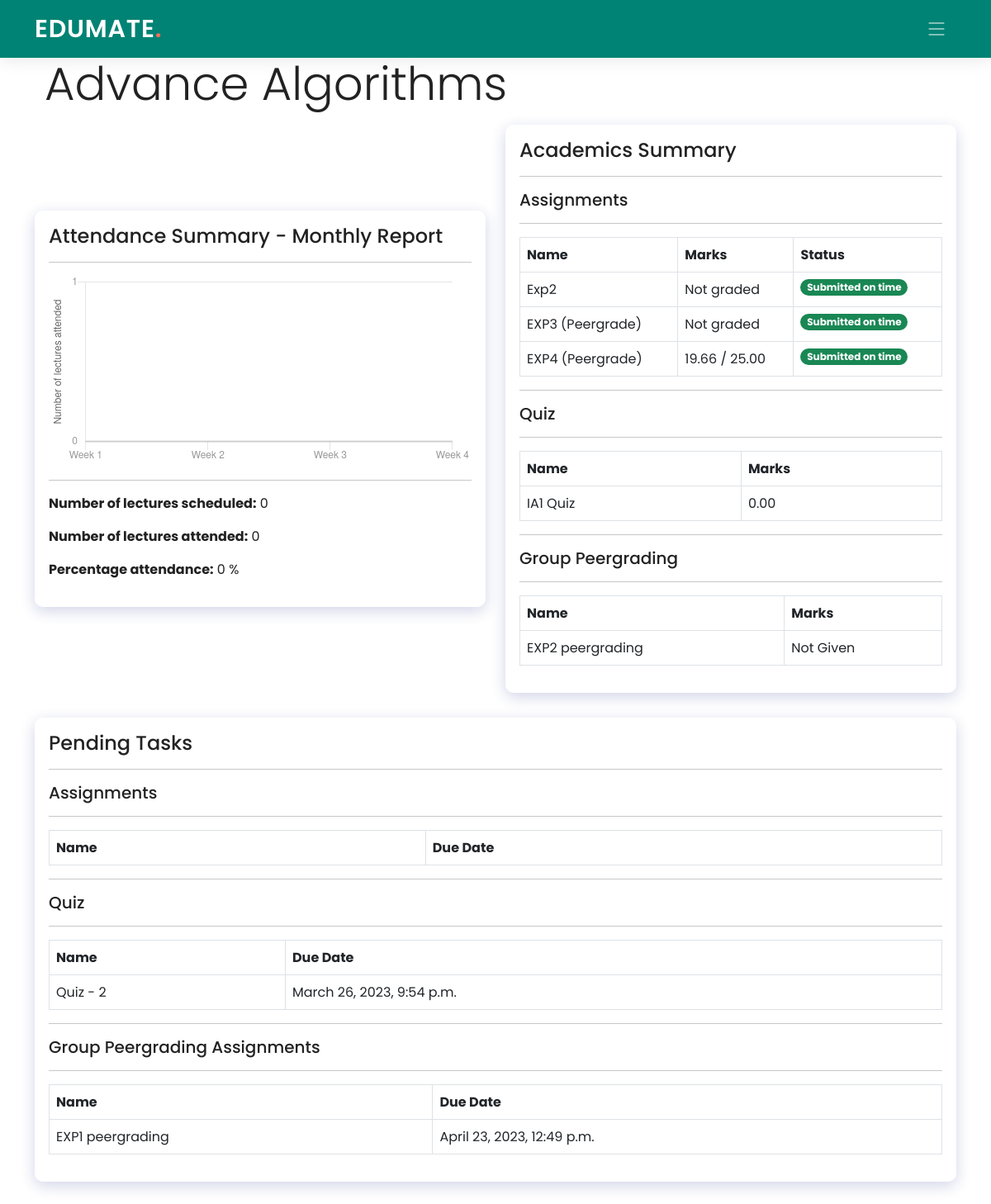
The page /student/1/classroom/PPJ8YI/analytics/ on the database as committed earlier.
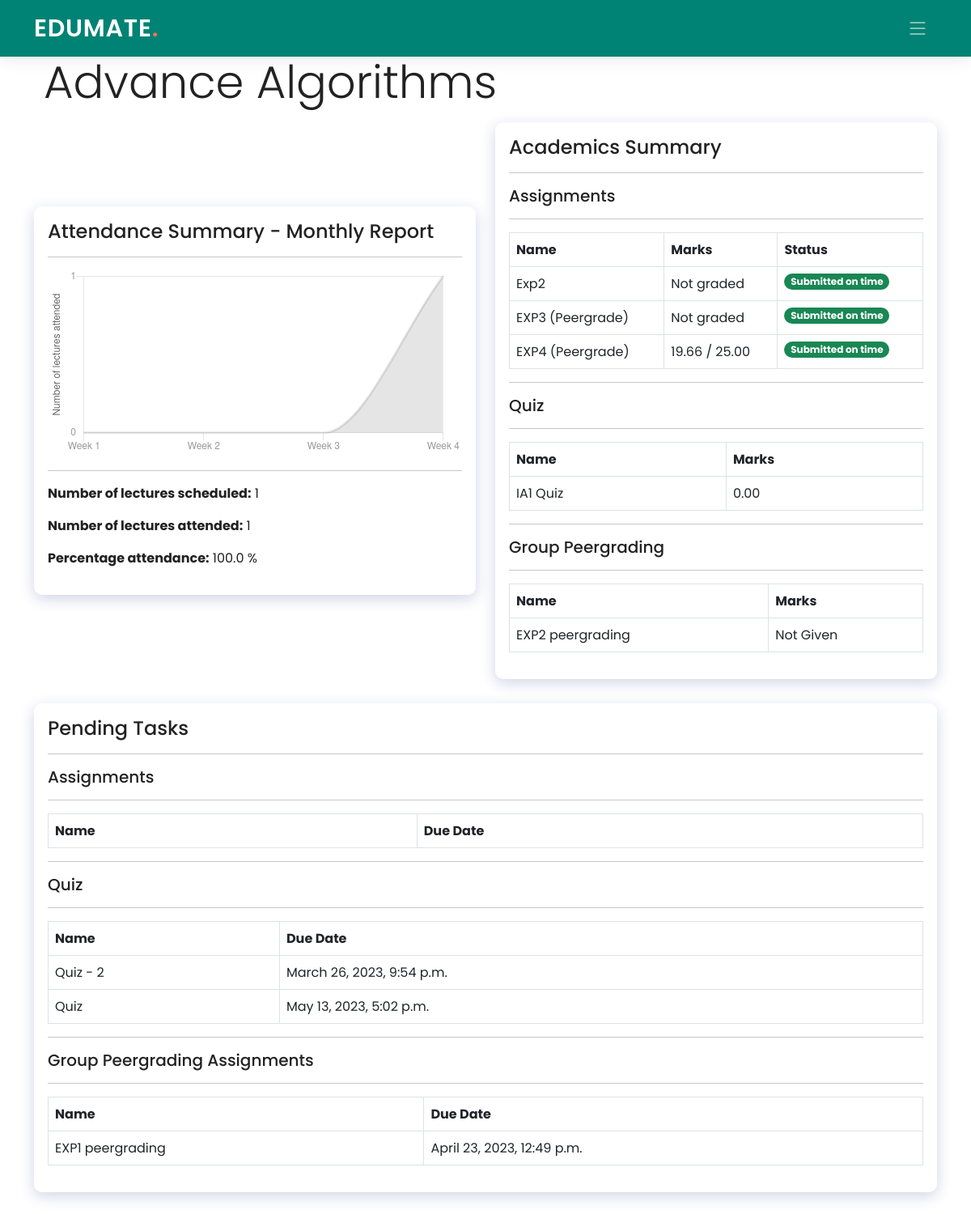
The same page on the database as committed later.
### Teacher/models.py (models this page shows, shortened)
class Quiz(models.Model):
    quiz_name = models.CharField(max_length=200)
    description= models.CharField(max_length=100, null=True)
    time_limit = models.PositiveBigIntegerField(default=10)
    quiz_date = models.DateTimeField(default=datetime.now)
    teach_id = models.ForeignKey("Edumate_app.Teachers", on_delete=models.CASCADE, blank=True, null=True)
    class_code = models.ForeignKey(ClassTeachers, on_delete=models.CASCADE, blank=True, null=True)

### Student/views.py (the view)
# urls.py: path('classroom/<pk2>/analytics/', views.analytics, name='analytics'),
def analytics(request, pk, pk2):
    class_info=ClassTeachers.objects.get(class_code=pk2)
    today = datetime.today()
    week1 = today + timedelta(days=-7)
    week1_data = Attendance.objects.filter(class_id=pk2, start_time__gte=week1)
    week2 = today + timedelta(days=-14)
    week2_data = Attendance.objects.filter(class_id=pk2, start_time__gte=week2, start_time__lte=week1)
    week3 = today + timedelta(days=-21)
    week3_data = Attendance.objects.filter(class_id=pk2, start_time__gte=week3, start_time__lte=week2)
    week4 = today + timedelta(days=-28)
    week4_data = Attendance.objects.filter(class_id=pk2, start_time__gte=week4, start_time__lte=week3)
    total_lecs=len(week1_data)+len(week2_data)+len(week3_data)+len(week4_data)
    final_data=[]
    count=0
    for i in week1_data:
        check=AttStud.objects.filter(att_id=i.att_id, stud_id=pk)
        if check:
            count=count+1
    final_data.append(count)
    count=0
    for i in week2_data:
        check=AttStud.objects.filter(att_id=i.att_id, stud_id=pk)
        if check:
            count=count+1
    final_data.append(count)
    count=0
    for i in week3_data:
        check=AttStud.objects.filter(att_id=i.att_id, stud_id=pk)
        if check:
            count=count+1
    final_data.append(count)
    count=0
    for i in week4_data:
        check=AttStud.objects.filter(att_id=i.att_id, stud_id=pk)
        if check:
            count=count+1
    final_data.append(count)
    perct=0
    if total_lecs!=0:
        perct=float(sum(final_data)/total_lecs)*100
    assignments=Assignments.objects.filter(class_code=pk2)
    academics=[]
    pending_assignments=[]
    for i in assignments:
        sub=SubmittedAssignments.objects.filter(assignment_id=i.assignment_id, stud_id=pk)
        temp_list=[]
        if len(sub):
            if sub[0].sub_date > i.duedate:
                temp_list=[i.assignment_name, sub[0].marks, i.max_marks, 'L']
            else:
                temp_list=[i.assignment_name, sub[0].marks, i.max_marks, 'O']
            if i.peer_grade:
                temp_list.append("P")
                per_g=Peergrade.objects.get(assignment_id=i.assignment_id)
                per_m=PeerAssigns.objects.filter(peergrade_id=per_g.peergrade_id, assigned_stud_id=pk)
                marks_list=[]
                for j in per_m:
                    if j.marks:
                        marks_list.append(j.marks)
                    else:
                        marks_list=[]
                        break
                if marks_list and sub[0].marks:
                    marks_list.append(4*sub[0].marks)
                    temp_list[1]=sum(marks_list)/(len(marks_list)+3)
                else:
                    temp_list[1]=""
            else:
                temp_list.append("NP")
            academics.append(temp_list)
        else:
            pending_assignments.append([i.assignment_name, i.duedate])
    quizzes=Quiz_marks.objects.filter(class_id=pk2, student=pk)
    marks_quiz=[]
    for i in quizzes:
        marks_quiz.append([i.quiz.quiz_name, i.total_marks])
    all_class_quizzes=Quiz.objects.filter(class_code=pk2)
    pending_quiz=[]
    for i in all_class_quizzes:
        temp=Quiz_marks.objects.filter(class_id=pk2, student=pk, quiz=i.id)
        if temp:
            continue
        else:
            pending_quiz.append([i.quiz_name, i.quiz_date])
    all_peers=Grouppeers.objects.filter(class_code=pk2)
    group_peer_grading=[]
    group_peer_marks=[]
    for i in all_peers:
        all_gs=PeerGroups.objects.filter(gro_id=i.gro_id)
        for j in all_gs:
            peer_m=Peermembers.objects.filter(pgro_id=j.group_id, stud_id=pk)
            if peer_m:
                created_peer=PeergradeGroups.objects.filter(assignment_id=i.gro_id)
                if created_peer:
                    created_peer=created_peer[0]
                    peer_assign=PeerAssignsGroups.objects.filter(peergrade_id=created_peer.peergrade_id, assigned_stud_id=pk)
                    all_marks=[]
                    for k in peer_assign:
                        if k.marks:
                            all_marks.append(k.marks)
                        else:
                            all_marks=[]
                            break
                    if all_marks and j.marksbyteacher:
                        print(all_marks, " . ", j.marksbyteacher)
                        group_peer_marks.append([i.gpeer_name, (sum(all_marks)+j.marksbyteacher*4)/(len(all_marks)+4)])
                    else:
                        group_peer_marks.append([i.gpeer_name, ""])
                else:
                    if j.submit_desc:
                        group_peer_marks.append([i.gpeer_name, ""])
                if j.submit_desc:
                    continue
                else:
                    group_peer_grading.append([i.gpeer_name, i.gpeer_due])
                break
    return render(request, 'Student/analytics.html', {'pk': pk, 'pk2': pk2, 'class_info': class_info, 'final_data': final_data, 'total_lecs': total_lecs, 'attended': sum(final_data), 'perct': perct, 'assign': academics, 'quiz': marks_quiz, 'pending_assignments': pending_assignments, 'pending_quiz': pending_quiz, 'group_peer_grading': group_peer_grading, 'group_peer_marks': group_peer_marks})

### Student/templates/Student/analytics.html (shortened to what the changed rows need)
{% extends './base_student.html' %}
{% load static %}
{% block styles %}
<link href="{% static 'Student/assets/css/assignment.css' %}" rel="stylesheet">
{% endblock styles %}
{% block navbar %}
<header id="header" class="header d-flex align-items-center">
  <div class="container-fluid container-xl d-flex align-items-center justify-content-between">
    <a href="#" class="logo d-flex align-items-center">
      <h1>EDUMATE<span>.</span></h1>
    </a>
  </div>
</header>
{% endblock navbar %}
{% block content %}
    <div class="container">
        <div class="jumbotron jumbotron-fluid" style="margin-top: 20px">
            <div class="container">
              <h1 class="display-4">{{class_info.class_name}}</h1>
            </div>
        </div>
        <div class="row" style="display: flex; align-items: center">
            <div class="col-sm-6">
                <div style="background: rgba( 255, 255, 255, 0.25 );
              box-shadow: 0 5px 18px 0 rgba(26, 38, 135, 0.20 );
              backdrop-filter: blur( 4px );
              -webkit-backdrop-filter: blur( 4px );
              border-radius: 10px;
              border: 1px solid rgba( 255, 255, 255, 0.18 );
              padding: 1rem; margin-bottom: 30px" >
              <h4>Attendance Summary - Monthly Report</h4>
              <hr>
              <canvas id="myChart" style="width:65%; height:75%"></canvas>
              <hr>
              <p><strong>Number of lectures scheduled:</strong> {{ total_lecs }}</p>
              <p><strong>Number of lectures attended:</strong> {{ attended }}</p>
              <p><strong>Percentage attendance:</strong> {{ perct }} %</p>
              </div>
              </div>
            <div class="col-sm-6">
              <div style="background: rgba( 255, 255, 255, 0.25 );
              box-shadow: 0 5px 18px 0 rgba(26, 38, 135, 0.20 );
              backdrop-filter: blur( 4px );
              -webkit-backdrop-filter: blur( 4px );
              border-radius: 10px;
              border: 1px solid rgba( 255, 255, 255, 0.18 );
              padding: 1rem; margin-bottom: 30px" >
              <table class="table table-bordered">
                <thead>
                    <tr>
                    <th scope="col">Name</th>
                    <th scope="col">Marks</th>
                    <th scope="col">Status</th>
                    </tr>
                </thead>
              </table>
              <table class="table table-bordered">
                <thead>
                    <tr>
                    <th scope="col">Name</th>
                    <th scope="col">Marks</th>
                    </tr>
                </thead>
              </table>
              <table class="table table-bordered">
                <thead>
                    <tr>
                    <th scope="col">Name</th>
                    <th scope="col">Marks</th>
                    </tr>
                </thead>
              </table>
              </div>
            </div>
            <div>
                <div style="background: rgba( 255, 255, 255, 0.25 );
                box-shadow: 0 5px 18px 0 rgba(26, 38, 135, 0.20 );
                backdrop-filter: blur( 4px );
                -webkit-backdrop-filter: blur( 4px );
                border-radius: 10px;
                border: 1px solid rgba( 255, 255, 255, 0.18 );
                padding: 1rem;" >
              <table class="table table-bordered">
                <thead>
                    <tr>
                    <th scope="col">Name</th>
                    <th scope="col">Due Date</th>
                    </tr>
                </thead>
              </table>
              <table class="table table-bordered">
                <thead>
                    <tr>
                    <th scope="col">Name</th>
                    <th scope="col">Due Date</th>
                    </tr>
                </thead>
                <tbody>
                    {% for i in pending_quiz %}
                    <tr>
                    <td>{{ i.0 }}</td>
                    <td>{{ i.1 }}</td>
                    </tr>
                {% endfor %}
                </tbody>
              </table>
              <table class="table table-bordered">
                <thead>
                    <tr>
                    <th scope="col">Name</th>
                    <th scope="col">Due Date</th>
                    </tr>
                </thead>
              </table>
                </div>
              </div>
        </div>
    </div>
{% endblock content %}

Rows that differ between the two databases and show on the page:
added Quiz: quiz_name "Quiz", quiz_date "May 13, 2023, 5:02 p.m."
Other text that changed with them:
chart data {{ final_data }}: [0, 0, 0, 0] → [1, 0, 0, 0]
{{ total_lecs }}: "0" → "1"
{{ attended }}: "0" → "1"
{{ perct }}: "0" → "100.0"
